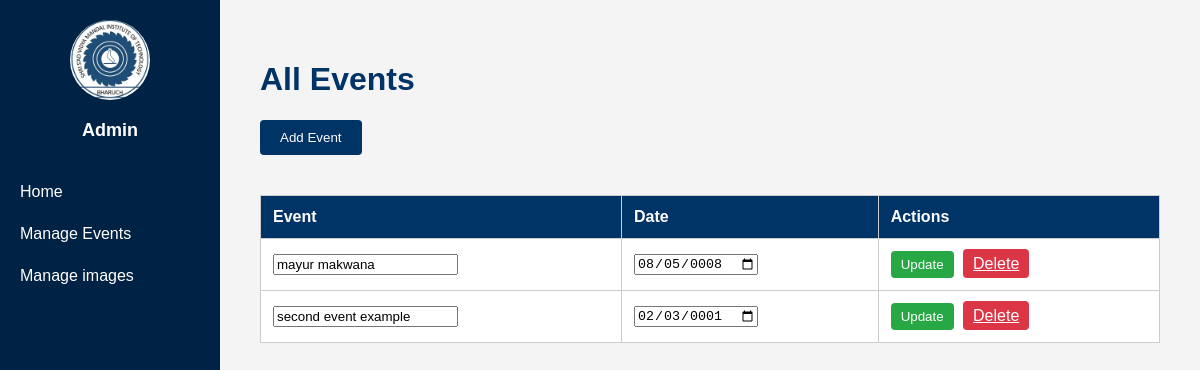
Page /admin/manage_events.php (signed in) on the earlier database version.
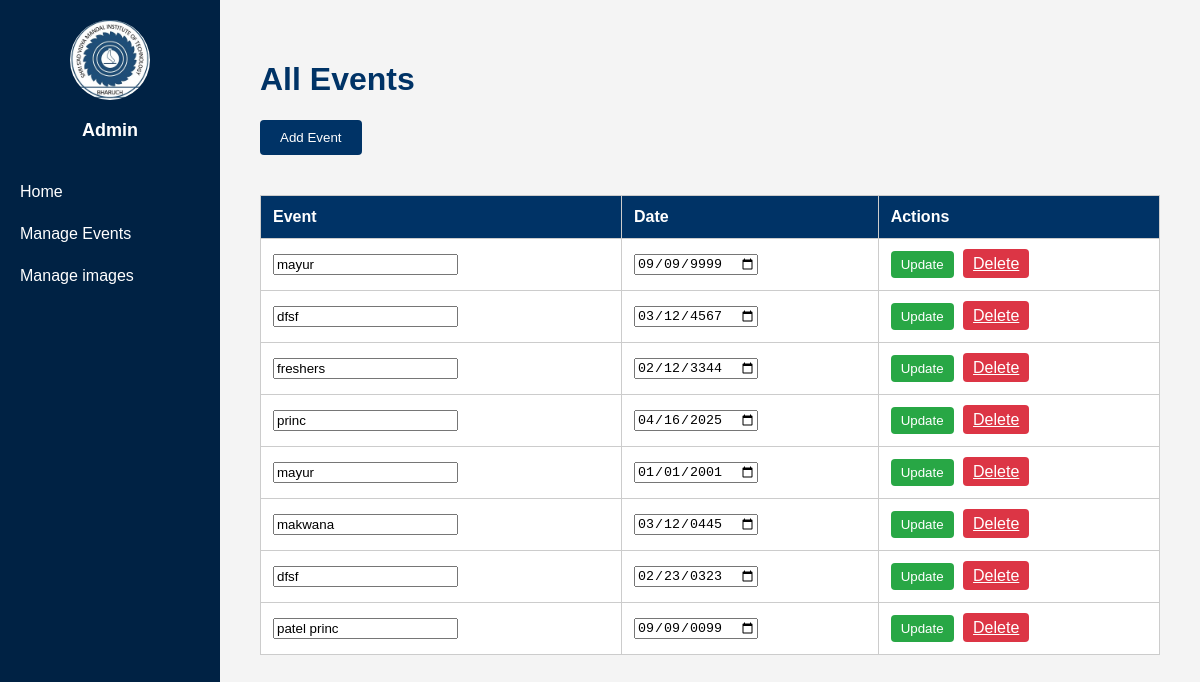
Same page on the later database version.
### tables this page shows
CREATE TABLE `SVM_Events` (
  `SVM_Event` text NOT NULL,
  `Event_date` date NOT NULL
);

### admin/manage_events.php (the view, shortened to what this page needs)
<?php
include '../db/database_connection.php';
$events = $conn->query("SELECT * FROM SVM_Events ORDER BY Event_date DESC");
?>
<!DOCTYPE html>
<html lang="en">
<head>
</head>
<body>
  <div class="sidebar">
    <img src="/SVM/assets/images/logo.jpg" alt="SVM Logo">
    <h2>Admin</h2>
    <a href="admin_home.html">Home</a>
    <a href="manage_events.php">Manage Events</a>
    <a href="manage_image.php">Manage images</a>
  </div>
  <div class="main-content">
    <h1>All Events</h1>
    <button class="btn-show-form" onclick="document.querySelector('.add-form').style.display='block'">Add Event</button>
    <table>
      <tr>
        <th>Event</th>
        <th>Date</th>
        <th>Actions</th>
      </tr>
      <?php while($event = $events->fetch_assoc()): ?>
      <tr>
        <form method="POST">
          <td>
            <input type="text" name="updated_event_name" value="<?= htmlspecialchars($event['SVM_Event']) ?>" required>
          </td>
          <td><input type="date" name="updated_event_date" value="<?= htmlspecialchars($event['Event_date']) ?>" required></td>
          <td>
            <button type="submit" name="update_event" class="btn-update">Update</button>
            <a href="?delete=<?= urlencode($event['SVM_Event']) ?>" class="btn-delete" onclick="return confirm('Delete this event?');">Delete</a>
          </td>
        </form>
      </tr>
      <?php endwhile; ?>
    </table>
  </div>
</body>
</html>

Differences in the rows shown:
removed svm_events: updated_event_name "mayur makwana", updated_event_date "08/05/0008"
removed svm_events: updated_event_name "second event example", updated_event_date "02/03/0001"
added svm_events: updated_event_name "mayur", updated_event_date "09/09/9999"
added svm_events: updated_event_name "dfsf", updated_event_date "03/12/4567"
added svm_events: updated_event_name "freshers", updated_event_date "02/12/3344"
added svm_events: updated_event_name "princ", updated_event_date "04/16/2025"
added svm_events: updated_event_name "mayur", updated_event_date "01/01/2001"
added svm_events: updated_event_name "makwana", updated_event_date "03/12/0445"
added svm_events: updated_event_name "dfsf", updated_event_date "02/23/0323"
added svm_events: updated_event_name "patel princ", updated_event_date "09/09/0099"
